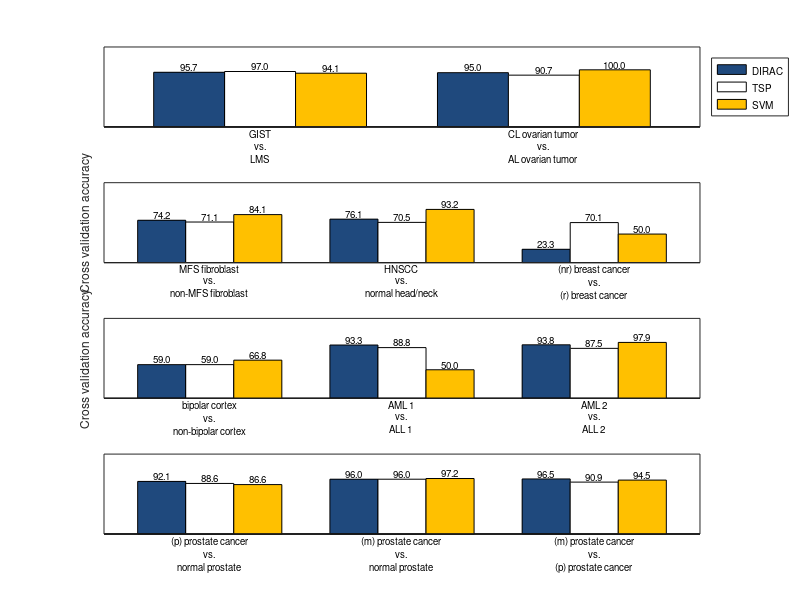

The MATLAB script that drew this image:
% accuracy_plots
% close all

blue = [198,217,241]/255; dark_blue = [31,73,125]/255;
yellow = [255,192,0]/255;
dark_red = [192,0,0]/255;
olive = [119,147,60]/255;
% brown = [221,217,195]/255;
brown = [255,255,255]/255;
gray = [225,225,225]/255;


d_names = {{'GIST';'vs.';'LMS'},...
    {'(nr) breast cancer';'vs.';'(r) breast cancer'},...
    {'lung cancer';'vs.';'normal lung'},...
    {'MFS fibroblast';'vs.';'non-MFS fibroblast'},...
    {'Crohn''s PBMCs';'vs.';'non-Crohn''s PBMCs'},...
    {'Parkinson''s disease';'vs.';'healthy blood'},...
    {'bipolar cortex';'vs.';'non-bipolar cortex'},...
    {'AML 1';'vs.';'ALL 1'},...
    {'AML 2';'vs.';'ALL 2'},...
    {'HNSCC';'vs.';'normal head/neck'},...
    {'CL ovarian tumor';'vs.';'AL ovarian tumor'},...
    {'(p) prostate cancer';'vs.';'normal prostate'},...
    {'(m) prostate cancer';'vs.';'normal prostate'},...
    {'(m) prostate cancer';'vs.';'(p) prostate cancer'}};
d_names([3,5,6]) = [];

sort_order = [1;8;3;7;2;4;5;6;9;10;11];
d_names = d_names(sort_order);

load eta_struct_02172010
[a{1:numel(eta_struct)}] = deal(eta_struct.accuracy);
DIRAC = 100*cell2mat(a);
DIRAC([3,5,6]) = [];
DIRAC = DIRAC(sort_order);

% load tsp_struct_02102010
% [a{1:numel(tsp_struct)}] = deal(tsp_struct.accuracy);
% TSP = 100*cell2mat(a);
% TSP([3,5,6]) = [];

load tsp_small_struct_02172010
[a{1:numel(tsp_small_struct)}] = deal(tsp_small_struct.accuracy);
TSP = 100*cell2mat(a);
TSP([3,5,6]) = [];
TSP = TSP(sort_order);

load svm_struct_02172010
[a{1:numel(svm_struct)}] = deal(svm_struct.accuracy);
SVM = 100*cell2mat(a);
SVM([3,5,6]) = [];
SVM = SVM(sort_order);


r = [DIRAC;TSP;SVM]';
[m,n] = size(r);
m = [0,2,5,8,m];
n = n+1;

colors = {dark_blue,brown,yellow};


% subplot('position',[0.1 0.6 0.85 .35])
figure;
subplot(4,1,1)
x = m(1)+1:m(2);
for j = 1:n-1
    bar(x+(j-2)/n,r(m(1)+1:m(2),j),1/n,...
        'facecolor',colors{j})
    hold on
end
for i = 1:numel(x)
    text(x(i)-1/n,r(x(i),1)+10,num2str(r(x(i),1),'%3.1f'),...
        'horizontalalignment','center','fontsize',7)
    text(x(i),r(x(i),2)+10,num2str(r(x(i),2),'%3.1f'),...
        'horizontalalignment','center','fontsize',7)
    text(x(i)+1/n,r(x(i),3)+10,num2str(r(x(i),3),'%3.1f'),...
        'horizontalalignment','center','fontsize',7)
    text(x(i),-2,d_names{x(i)},'fontsize',7,...
        'verticalalignment','top','horizontalalignment','center')
end
    
legend('DIRAC','TSP','SVM',...
    'orientation','vertical','location','eastoutside')
% title('Cross validation accuracies','fontsize',8)
xlim([0.45 2.55])
ylim([0 140])
% ylabel('Cross validation accuracy')
set(gca,'xtick',[],'ytick',[],'fontsize',8)

% subplot('position',[0.1 0.1 0.85 0.35])
subplot(4,1,2)
x = m(2)+1:m(3);
for j = 1:n-1
    bar(x+(j-2)/n,r(m(2)+1:m(3),j),1/n,...
        'facecolor',colors{j})
    hold on
end
for i = 1:numel(x)
    text(x(i)-1/n,r(x(i),1)+10,num2str(r(x(i),1),'%3.1f'),...
        'horizontalalignment','center','fontsize',7)
    text(x(i),r(x(i),2)+10,num2str(r(x(i),2),'%3.1f'),...
        'horizontalalignment','center','fontsize',7)
    text(x(i)+1/n,r(x(i),3)+10,num2str(r(x(i),3),'%3.1f'),...
        'horizontalalignment','center','fontsize',7)
    text(x(i),-2,d_names{x(i)},'fontsize',7,...
        'verticalalignment','top','horizontalalignment','center')
end

xlim([2.45 5.55])
ylim([0 140])
ylabel('Cross validation accuracy','fontsize',8)
set(gca,'xtick',[],'ytick',[],'fontsize',8)

subplot(4,1,3)
x = m(3)+1:m(4);
for j = 1:n-1
    bar(x+(j-2)/n,r(m(3)+1:m(4),j),1/n,...
        'facecolor',colors{j})
    hold on
end
for i = 1:numel(x)
    text(x(i)-1/n,r(x(i),1)+10,num2str(r(x(i),1),'%3.1f'),...
        'horizontalalignment','center','fontsize',7)
    text(x(i),r(x(i),2)+10,num2str(r(x(i),2),'%3.1f'),...
        'horizontalalignment','center','fontsize',7)
    text(x(i)+1/n,r(x(i),3)+10,num2str(r(x(i),3),'%3.1f'),...
        'horizontalalignment','center','fontsize',7)
    text(x(i),-2,d_names{x(i)},'fontsize',7,...
        'verticalalignment','top','horizontalalignment','center')
end

xlim([5.45 8.55])
ylim([0 140])
ylabel('Cross validation accuracy')
set(gca,'xtick',[],'ytick',[],'fontsize',8)


subplot(4,1,4)
x = m(4)+1:m(5);
for j = 1:n-1
    bar(x+(j-2)/n,r(m(4)+1:m(5),j),1/n,...
        'facecolor',colors{j})
    hold on
end
for i = 1:numel(x)
    text(x(i)-1/n,r(x(i),1)+10,num2str(r(x(i),1),'%3.1f'),...
        'horizontalalignment','center','fontsize',7)
    text(x(i),r(x(i),2)+10,num2str(r(x(i),2),'%3.1f'),...
        'horizontalalignment','center','fontsize',7)
    text(x(i)+1/n,r(x(i),3)+10,num2str(r(x(i),3),'%3.1f'),...
        'horizontalalignment','center','fontsize',7)
    text(x(i),-2,d_names{x(i)},'fontsize',7,...
        'verticalalignment','top','horizontalalignment','center')
end

xlim([8.45 11.55])
ylim([0 140])
% ylabel('Cross validation accuracy')
set(gca,'xtick',[],'ytick',[],'fontsize',8)

% subplot(5,1,5)
% x = m(5)+1:m(6);
% for j = 1:n-1
%     bar(x+(j-2)/n,r(m(5)+1:m(6),j),1/n,...
%         'facecolor',colors{j})
%     hold on
% end
% for i = 1:numel(x)
%     text(x(i)-1/n,r(x(i),1)+10,num2str(r(x(i),1),'%3.1f'),...
%         'horizontalalignment','center','fontsize',7)
%     text(x(i),r(x(i),2)+10,num2str(r(x(i),2),'%3.1f'),...
%         'horizontalalignment','center','fontsize',7)
%     text(x(i)+1/n,r(x(i),3)+10,num2str(r(x(i),3),'%3.1f'),...
%         'horizontalalignment','center','fontsize',7)
%     text(x(i),-2,d_names{x(i)},'fontsize',7,...
%         'verticalalignment','top','horizontalalignment','center')
% end
% 
% xlim([11.45 14.55])
% ylim([0 140])
% % ylabel('Cross validation accuracy')
% set(gca,'xtick',[],'ytick',[],'fontsize',8)
